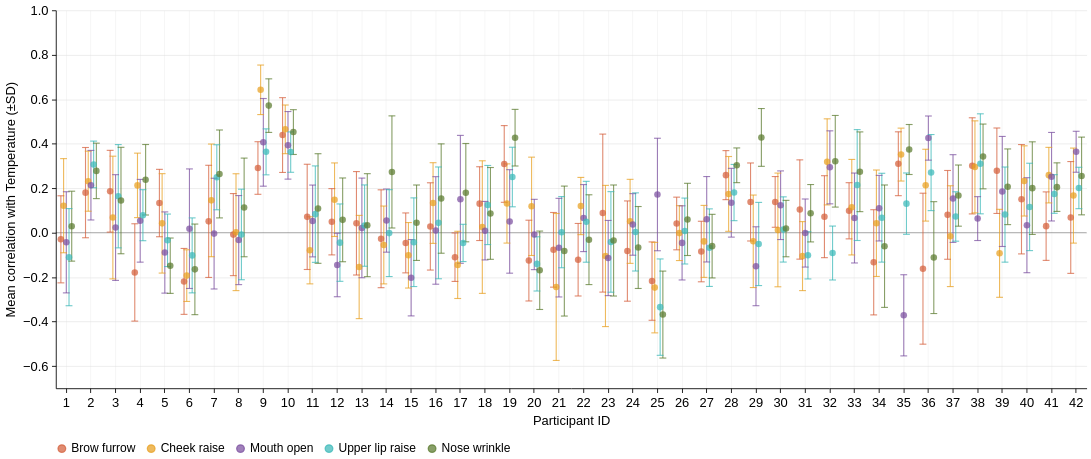

Write notebook code for a chart like this one.
### Code cell
facial_targets = [
    "brow_furrow",
    "cheek_raise",
    "mouth_open",
    "upper_lip_raise",
    "nose_wrinkle",
]
facial_trial_correlations = calculate_correlations_per_trial(
    correlation_data,
    "temperature",
    facial_targets,
)
facial_participant_stats = calculate_participant_stats(
    facial_trial_correlations,
    facial_targets,
)
facial_correlations_chart = plot_participant_correlations(
    facial_participant_stats,
    facial_targets,
    reference="temperature",
    signal_labels=None,
    signal_colors=None,
    width=1200,
    height=440,
    y_domain=(-0.7, 1.0),
    point_size=58,
    point_opacity=0.72,
    error_bar_width=1.3,
    cap_size=8,
    zero_line_opacity=0.35,
    participant_group_padding=0.45,
    vertical_grid_opacity=0.35,
    legend_columns=5,
    title=None,
)
style_figure(facial_correlations_chart)

### Figure 1 — Vega-Lite specification as saved in the notebook (floating-point values rounded to 4 significant figures; data arrays with more than 128 entries replaced by an {"elided": "..."} marker saying what was removed)
{"config": {"view": {"continuousWidth": 300, "continuousHeight": 300, "stroke": null}, "axis": {"domainColor": "black", "domainWidth": 1, "grid": false, "labelColor": "black", "labelFont": "Arial", "labelFontSize": 15, "labelPadding": 4, "tickColor": "black", "tickSize": 5, "titleColor": "black", "titleFont": "Arial", "titleFontSize": 15, "titleFontWeight": "normal", "titlePadding": 6}, "background": "white", "font": "Arial", "header": {"labelFont": "Arial", "labelFontSize": 18, "labelFontWeight": "bold", "titleFont": "Arial", "titleFontSize": 18}, "legend": {"labelFont": "Arial", "labelFontSize": 14, "titleFont": "Arial", "titleFontSize": 14, "titleFontWeight": "normal"}, "title": {"anchor": "middle", "color": "black", "font": "Arial", "fontSize": 18, "fontWeight": "bold", "offset": 8}}, "layer": [{"data": {"values": [{"zero": 0}]}, "mark": {"type": "rule", "color": "black", "opacity": 0.35, "strokeWidth": 1}, "encoding": {"y": {"field": "zero", "scale": {"domain": [-0.7, 1.0], "nice": false}, "type": "quantitative"}}}, {"data": {"values": {"elided": "210 records"}}, "mark": {"type": "rule", "opacity": 0.72, "strokeWidth": 1.3}, "encoding": {"color": {"field": "target_label", "legend": {"columns": 5, "direction": "horizontal", "orient": "bottom", "symbolSize": 80, "symbolType": "circle", "title": null}, "scale": {"domain": ["Brow furrow", "Cheek raise", "Mouth open", "Upper lip raise", "Nose wrinkle"], "range": ["#d45f3c", "#e8a020", "#7b4fa0", "#3ab8b8", "#5a7a2e"]}, "sort": ["Brow furrow", "Cheek raise", "Mouth open", "Upper lip raise", "Nose wrinkle"], "type": "nominal"}, "x": {"axis": {"grid": true, "gridColor": "#d9d9d9", "gridOpacity": 0.35, "gridWidth": 0.8, "labelAngle": 0, "labelOverlap": false}, "field": "participant", "scale": {"paddingInner": 0.45, "paddingOuter": 0.15}, "sort": ["1", "2", "3", "4", "5", "6", "7", "8", "9", "10", "11", "12", "13", "14", "15", "16", "17", "18", "19", "20", "21", "22", "23", "24", "25", "26", "27", "28", "29", "30", "31", "32", "33", "34", "35", "36", "37", "38", "39", "40", "41", "42"], "title": "Participant ID", "type": "nominal"}, "xOffset": {"field": "target_label", "scale": {"domain": ["Brow furrow", "Cheek raise", "Mouth open", "Upper lip raise", "Nose wrinkle"]}, "sort": ["Brow furrow", "Cheek raise", "Mouth open", "Upper lip raise", "Nose wrinkle"], "type": "nominal"}, "y": {"axis": {"grid": true, "gridColor": "#dedede", "gridOpacity": 0.65}, "field": "lower", "scale": {"domain": [-0.7, 1.0], "nice": false}, "title": "Mean correlation with Temperature (±SD)", "type": "quantitative"}, "y2": {"field": "upper"}}}, {"data": {"values": {"elided": "420 records"}}, "mark": {"type": "tick", "opacity": 0.72, "orient": "horizontal", "size": 8, "thickness": 1.3}, "encoding": {"color": {"field": "target_label", "legend": {"columns": 5, "direction": "horizontal", "orient": "bottom", "symbolSize": 80, "symbolType": "circle", "title": null}, "scale": {"domain": ["Brow furrow", "Cheek raise", "Mouth open", "Upper lip raise", "Nose wrinkle"], "range": ["#d45f3c", "#e8a020", "#7b4fa0", "#3ab8b8", "#5a7a2e"]}, "sort": ["Brow furrow", "Cheek raise", "Mouth open", "Upper lip raise", "Nose wrinkle"], "type": "nominal"}, "x": {"axis": {"grid": true, "gridColor": "#d9d9d9", "gridOpacity": 0.35, "gridWidth": 0.8, "labelAngle": 0, "labelOverlap": false}, "field": "participant", "scale": {"paddingInner": 0.45, "paddingOuter": 0.15}, "sort": ["1", "2", "3", "4", "5", "6", "7", "8", "9", "10", "11", "12", "13", "14", "15", "16", "17", "18", "19", "20", "21", "22", "23", "24", "25", "26", "27", "28", "29", "30", "31", "32", "33", "34", "35", "36", "37", "38", "39", "40", "41", "42"], "title": "Participant ID", "type": "nominal"}, "xOffset": {"field": "target_label", "scale": {"domain": ["Brow furrow", "Cheek raise", "Mouth open", "Upper lip raise", "Nose wrinkle"]}, "sort": ["Brow furrow", "Cheek raise", "Mouth open", "Upper lip raise", "Nose wrinkle"], "type": "nominal"}, "y": {"field": "endpoint", "scale": {"domain": [-0.7, 1.0], "nice": false}, "type": "quantitative"}}}, {"data": {"values": {"elided": "210 records"}}, "mark": {"type": "circle", "opacity": 0.72, "size": 58}, "encoding": {"color": {"field": "target_label", "legend": {"columns": 5, "direction": "horizontal", "orient": "bottom", "symbolSize": 80, "symbolType": "circle", "title": null}, "scale": {"domain": ["Brow furrow", "Cheek raise", "Mouth open", "Upper lip raise", "Nose wrinkle"], "range": ["#d45f3c", "#e8a020", "#7b4fa0", "#3ab8b8", "#5a7a2e"]}, "sort": ["Brow furrow", "Cheek raise", "Mouth open", "Upper lip raise", "Nose wrinkle"], "type": "nominal"}, "tooltip": [{"field": "participant", "title": "Participant ID", "type": "nominal"}, {"field": "target_label", "title": "Signal", "type": "nominal"}, {"field": "mean", "format": ".3f", "title": "Mean correlation", "type": "quantitative"}, {"field": "standard_deviation", "format": ".3f", "title": "Standard deviation", "type": "quantitative"}], "x": {"axis": {"grid": true, "gridColor": "#d9d9d9", "gridOpacity": 0.35, "gridWidth": 0.8, "labelAngle": 0, "labelOverlap": false}, "field": "participant", "scale": {"paddingInner": 0.45, "paddingOuter": 0.15}, "sort": ["1", "2", "3", "4", "5", "6", "7", "8", "9", "10", "11", "12", "13", "14", "15", "16", "17", "18", "19", "20", "21", "22", "23", "24", "25", "26", "27", "28", "29", "30", "31", "32", "33", "34", "35", "36", "37", "38", "39", "40", "41", "42"], "title": "Participant ID", "type": "nominal"}, "xOffset": {"field": "target_label", "scale": {"domain": ["Brow furrow", "Cheek raise", "Mouth open", "Upper lip raise", "Nose wrinkle"]}, "sort": ["Brow furrow", "Cheek raise", "Mouth open", "Upper lip raise", "Nose wrinkle"], "type": "nominal"}, "y": {"field": "mean", "scale": {"domain": [-0.7, 1.0], "nice": false}, "type": "quantitative"}}}], "height": 440, "width": 1200, "$schema": "https://vega.github.io/schema/vega-lite/v6.4.1.json"}
